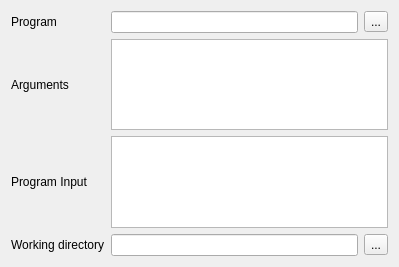
<?xml version="1.0" encoding="UTF-8"?>
<ui version="4.0">
 <class>ProcDataWdg</class>
 <widget class="QWidget" name="ProcDataWdg">
  <property name="geometry">
   <rect>
    <x>0</x>
    <y>0</y>
    <width>399</width>
    <height>267</height>
   </rect>
  </property>
  <property name="windowTitle">
   <string>Console</string>
  </property>
  <layout class="QGridLayout" name="gridLayout">
   <item row="0" column="0">
    <widget class="QLabel" name="label">
     <property name="text">
      <string>Program</string>
     </property>
     <property name="buddy">
      <cstring>programLineEdit</cstring>
     </property>
    </widget>
   </item>
   <item row="0" column="1">
    <widget class="QLineEdit" name="programLineEdit"/>
   </item>
   <item row="0" column="2">
    <widget class="QToolButton" name="programButton">
     <property name="text">
      <string>...</string>
     </property>
    </widget>
   </item>
   <item row="1" column="0">
    <widget class="QLabel" name="label_3">
     <property name="text">
      <string>Arguments</string>
     </property>
     <property name="buddy">
      <cstring>argumentsListWidget</cstring>
     </property>
    </widget>
   </item>
   <item row="1" column="1" colspan="2">
    <widget class="QListWidget" name="argumentsListWidget">
     <property name="contextMenuPolicy">
      <enum>Qt::CustomContextMenu</enum>
     </property>
     <property name="dragEnabled">
      <bool>true</bool>
     </property>
     <property name="dragDropMode">
      <enum>QAbstractItemView::InternalMove</enum>
     </property>
     <property name="alternatingRowColors">
      <bool>true</bool>
     </property>
    </widget>
   </item>
   <item row="2" column="0">
    <widget class="QLabel" name="label_4">
     <property name="text">
      <string>Program Input</string>
     </property>
     <property name="buddy">
      <cstring>inputListWidget</cstring>
     </property>
    </widget>
   </item>
   <item row="2" column="1" colspan="2">
    <widget class="QListWidget" name="inputListWidget">
     <property name="contextMenuPolicy">
      <enum>Qt::CustomContextMenu</enum>
     </property>
     <property name="dragEnabled">
      <bool>true</bool>
     </property>
     <property name="dragDropMode">
      <enum>QAbstractItemView::InternalMove</enum>
     </property>
     <property name="alternatingRowColors">
      <bool>true</bool>
     </property>
    </widget>
   </item>
   <item row="3" column="0">
    <widget class="QLabel" name="wrkDirLabel">
     <property name="text">
      <string>Working directory</string>
     </property>
     <property name="buddy">
      <cstring>wrkDirLineEdit</cstring>
     </property>
    </widget>
   </item>
   <item row="3" column="1">
    <widget class="QLineEdit" name="wrkDirLineEdit"/>
   </item>
   <item row="3" column="2">
    <widget class="QToolButton" name="wrkDirButton">
     <property name="text">
      <string>...</string>
     </property>
    </widget>
   </item>
  </layout>
 </widget>
 <tabstops>
  <tabstop>programLineEdit</tabstop>
  <tabstop>argumentsListWidget</tabstop>
  <tabstop>inputListWidget</tabstop>
  <tabstop>wrkDirLineEdit</tabstop>
 </tabstops>
 <resources/>
 <connections/>
</ui>
